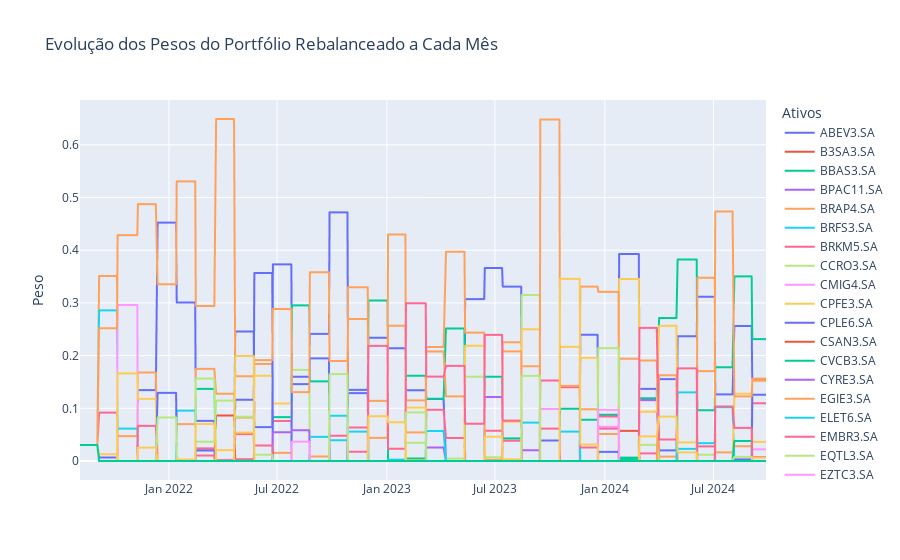
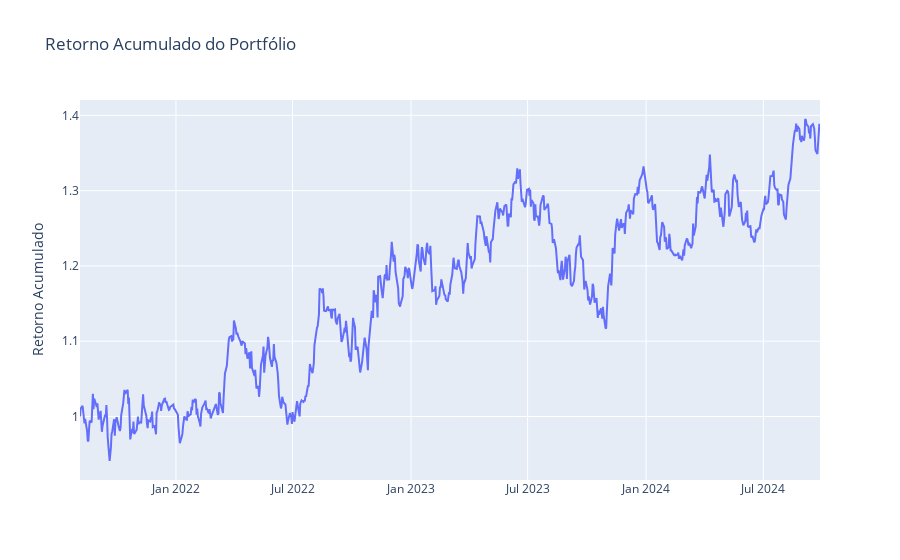
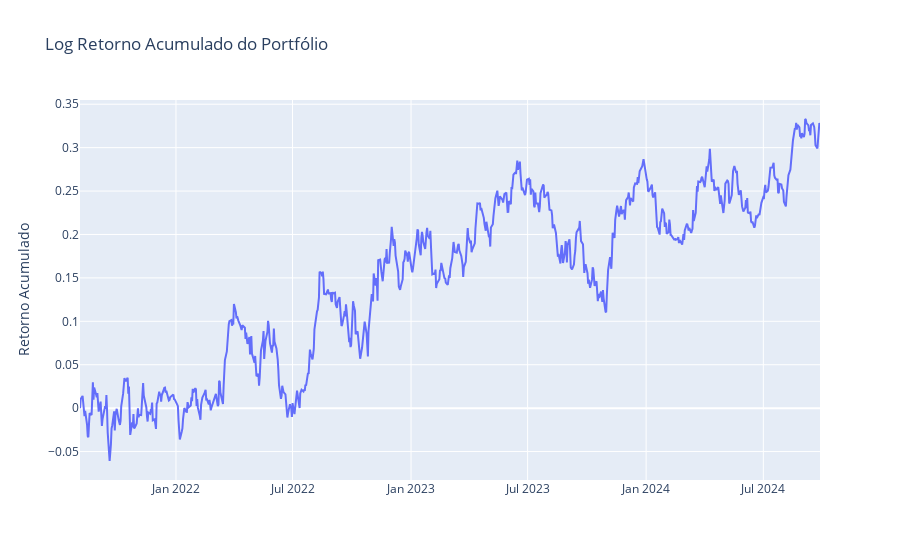
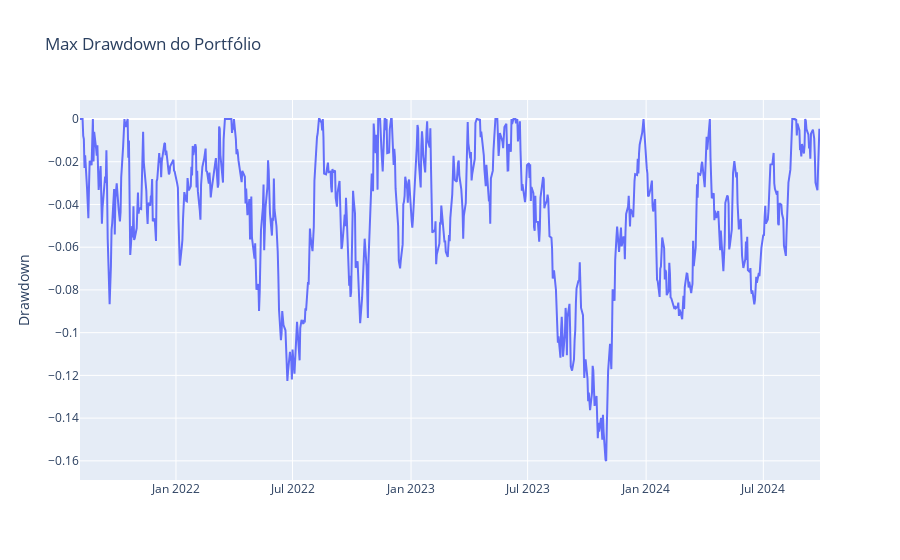

Source (notebook cell) for these figures, in order:
### Markdown cell above
# Execução da Estratégia

### Code cell
# Função para calcular os retornos logarítmicos
def calculate_log_returns(df):
    return np.log(df / df.shift(1)).dropna()

# Função para calcular a volatilidade do portfólio
def portfolio_volatility(weights, cov_matrix):
    return np.sqrt(np.dot(weights.T, np.dot(cov_matrix, weights)))

# Função para otimizar a alocação de pesos minimizando a volatilidade
def minimize_volatility(cov_matrix):
    num_assets = len(cov_matrix)
    args = (cov_matrix,)
    constraints = ({'type': 'eq', 'fun': lambda x: np.sum(x) - 1})
    bounds = tuple((0, 1) for _ in range(num_assets))
    weights = num_assets * [1. / num_assets, ]
    result = minimize(portfolio_volatility, weights, args=args, method='SLSQP', bounds=bounds, constraints=constraints)
    return result.x

# Função para selecionar os 20 melhores ativos com base nos retornos acumulados dos últimos 3 meses
def select_top_assets(log_returns, num_assets=20, period=3):
    # Calcular os retornos acumulados dos últimos 'period' meses
    returns_last_period = (log_returns + 1).rolling(window=period * 22).apply(np.prod, raw=True) - 1
    returns_last_period = returns_last_period.iloc[-1]  # Pega os retornos do último período (último valor da janela)
    # Selecionar os ativos com os maiores retornos acumulados
    top_assets = returns_last_period.nlargest(num_assets).index
    return top_assets

# Df para armazenar o histórico de pesos do portfólio
portfolio_weights = pd.DataFrame(columns=data.columns, index=data.index)

# Retornos logarítmicos
log_returns = calculate_log_returns(data)

# Primeira alocação com pesos iguais
initial_weights = np.array([1 / len(data.columns)] * len(data.columns))
portfolio_weights.iloc[0:22] = initial_weights

# Definindo o rebalanceamento para cada 1 mes
rebalance_period = 1

# Loop para rebalancear o portfólio
for i in range(0, len(log_returns), rebalance_period * 22):  # 22 porque há aproximadamente 22 dias úteis no mês
    if i == 0:
        # Primeira alocação feita com pesos iguais
        continue
    
    # Selecionar os últimos 3 meses de retornos para calcular o desempenho dos ativos
    past_returns = log_returns.iloc[max(0, i - rebalance_period * 22):i]
    if len(past_returns) < rebalance_period * 22:
        # Não realizar mudança se não houver dados suficientes
        continue
    
    # Selecionar as 20 ações com os melhores retornos dos últimos 3 meses
    top_assets = select_top_assets(past_returns, num_assets=20, period=3)
    
    # Calcular a matriz de covariância dos retornos dos 20 melhores ativos
    cov_matrix = past_returns[top_assets].cov()
    
    # Otimizar a alocação de pesos para minimizar a volatilidade usando apenas os 20 melhores ativos
    optimized_weights = minimize_volatility(cov_matrix)
    
    # Expandir os pesos otimizados para incluir todos os ativos, preenchendo com 0 para os não selecionados
    expanded_weights = np.zeros(len(data.columns))
    expanded_weights[data.columns.get_indexer(top_assets)] = optimized_weights
    
    # Aplicar a alocação otimizada a partir do ponto atual até o próximo rebalanceamento
    portfolio_weights.iloc[i:i + rebalance_period * 22] = expanded_weights


# Retorno do portfólio diário
portfolio_daily_returns = (log_returns * portfolio_weights.shift(1)).sum(axis=1)

# Retorno acumulado sem ser logaritmico 'normal'
cumulative_returns_normal = (1 + portfolio_daily_returns).cumprod()

# Cálculo do retorno acumulado logarítmico
cumulative_returns_log = np.log(cumulative_returns_normal.astype(float).replace(0, np.nan))  # Evitar log(0) substituindo 0 por NaN

# Cálculo Max Drawdown
rolling_max = cumulative_returns_normal.cummax()
drawdown = cumulative_returns_normal / rolling_max - 1
max_drawdown = drawdown.min()

print(f'Max Drawdown do Portfólio: {max_drawdown:.2%}')
print(portfolio_weights.tail(5))

# Evolução dos pesos do portfólio ao longo do tempo
fig1 = px.line(portfolio_weights, title='Evolução dos Pesos do Portfólio Rebalanceado a Cada Mês')
fig1.update_layout(
    yaxis_title='Peso',
    xaxis_title='',
    legend_title_text='Ativos'
)
fig1.show()

# Retorno acumulado normal
fig2 = go.Figure()
fig2.add_trace(go.Scatter(
    x=cumulative_returns_normal.index,
    y=cumulative_returns_normal.values,
    mode='lines',
    name='Retorno Acumulado Normal'
))
fig2.update_layout(
    title='Retorno Acumulado do Portfólio',
    xaxis_title='',
    yaxis_title='Retorno Acumulado'
)
fig2.show()

# Retorno acumulado logaritmico
fig4 = go.Figure()
fig4.add_trace(go.Scatter(
    x=cumulative_returns_log.index,
    y=cumulative_returns_log.values,
    mode='lines',
    name='Retorno Acumulado Normal'
))
fig4.update_layout(
    title='Log Retorno Acumulado do Portfólio',
    xaxis_title='',
    yaxis_title='Retorno Acumulado'
)
fig4.show()

# Max Drawdown
fig3 = go.Figure()
fig3.add_trace(go.Scatter(
    x=drawdown.index,
    y=drawdown.values,
    mode='lines',
    name='Max Drawdown'
))
fig3.update_layout(
    title='Max Drawdown do Portfólio',
    xaxis_title='',
    yaxis_title='Drawdown'
)
fig3.show()

display(drawdown)

### Figure 1 — Plotly figure (JSON) as saved in the notebook; plotly's stock layout.template omitted (floating-point values rounded to 4 significant figures; data arrays with more than 128 entries replaced by an {"elided": "..."} marker saying what was removed)
{"data": [{"hovertemplate": "Ticker=ABEV3.SA<br>Date=%{x}<br>value=%{y}<extra></extra>", "legendgroup": "ABEV3.SA", "line": {"color": "#636efa", "dash": "solid"}, "marker": {"symbol": "circle"}, "mode": "lines", "name": "ABEV3.SA", "showlegend": true, "type": "scattergl", "x": {"elided": "788 str values"}, "xaxis": "x", "y": {"elided": "788 float values"}, "yaxis": "y"}, {"hovertemplate": "Ticker=B3SA3.SA<br>Date=%{x}<br>value=%{y}<extra></extra>", "legendgroup": "B3SA3.SA", "line": {"color": "#EF553B", "dash": "solid"}, "marker": {"symbol": "circle"}, "mode": "lines", "name": "B3SA3.SA", "showlegend": true, "type": "scattergl", "x": {"elided": "788 str values"}, "xaxis": "x", "y": {"elided": "788 float values"}, "yaxis": "y"}, {"hovertemplate": "Ticker=BBAS3.SA<br>Date=%{x}<br>value=%{y}<extra></extra>", "legendgroup": "BBAS3.SA", "line": {"color": "#00cc96", "dash": "solid"}, "marker": {"symbol": "circle"}, "mode": "lines", "name": "BBAS3.SA", "showlegend": true, "type": "scattergl", "x": {"elided": "788 str values"}, "xaxis": "x", "y": {"elided": "788 float values"}, "yaxis": "y"}, {"hovertemplate": "Ticker=BPAC11.SA<br>Date=%{x}<br>value=%{y}<extra></extra>", "legendgroup": "BPAC11.SA", "line": {"color": "#ab63fa", "dash": "solid"}, "marker": {"symbol": "circle"}, "mode": "lines", "name": "BPAC11.SA", "showlegend": true, "type": "scattergl", "x": {"elided": "788 str values"}, "xaxis": "x", "y": {"elided": "788 float values"}, "yaxis": "y"}, {"hovertemplate": "Ticker=BRAP4.SA<br>Date=%{x}<br>value=%{y}<extra></extra>", "legendgroup": "BRAP4.SA", "line": {"color": "#FFA15A", "dash": "solid"}, "marker": {"symbol": "circle"}, "mode": "lines", "name": "BRAP4.SA", "showlegend": true, "type": "scattergl", "x": {"elided": "788 str values"}, "xaxis": "x", "y": {"elided": "788 float values"}, "yaxis": "y"}, {"hovertemplate": "Ticker=BRFS3.SA<br>Date=%{x}<br>value=%{y}<extra></extra>", "legendgroup": "BRFS3.SA", "line": {"color": "#19d3f3", "dash": "solid"}, "marker": {"symbol": "circle"}, "mode": "lines", "name": "BRFS3.SA", "showlegend": true, "type": "scattergl", "x": {"elided": "788 str values"}, "xaxis": "x", "y": {"elided": "788 float values"}, "yaxis": "y"}, {"hovertemplate": "Ticker=BRKM5.SA<br>Date=%{x}<br>value=%{y}<extra></extra>", "legendgroup": "BRKM5.SA", "line": {"color": "#FF6692", "dash": "solid"}, "marker": {"symbol": "circle"}, "mode": "lines", "name": "BRKM5.SA", "showlegend": true, "type": "scattergl", "x": {"elided": "788 str values"}, "xaxis": "x", "y": {"elided": "788 float values"}, "yaxis": "y"}, {"hovertemplate": "Ticker=CCRO3.SA<br>Date=%{x}<br>value=%{y}<extra></extra>", "legendgroup": "CCRO3.SA", "line": {"color": "#B6E880", "dash": "solid"}, "marker": {"symbol": "circle"}, "mode": "lines", "name": "CCRO3.SA", "showlegend": true, "type": "scattergl", "x": {"elided": "788 str values"}, "xaxis": "x", "y": {"elided": "788 float values"}, "yaxis": "y"}, {"hovertemplate": "Ticker=CMIG4.SA<br>Date=%{x}<br>value=%{y}<extra></extra>", "legendgroup": "CMIG4.SA", "line": {"color": "#FF97FF", "dash": "solid"}, "marker": {"symbol": "circle"}, "mode": "lines", "name": "CMIG4.SA", "showlegend": true, "type": "scattergl", "x": {"elided": "788 str values"}, "xaxis": "x", "y": {"elided": "788 float values"}, "yaxis": "y"}, {"hovertemplate": "Ticker=CPFE3.SA<br>Date=%{x}<br>value=%{y}<extra></extra>", "legendgroup": "CPFE3.SA", "line": {"color": "#FECB52", "dash": "solid"}, "marker": {"symbol": "circle"}, "mode": "lines", "name": "CPFE3.SA", "showlegend": true, "type": "scattergl", "x": {"elided": "788 str values"}, "xaxis": "x", "y": {"elided": "788 float values"}, "yaxis": "y"}, {"hovertemplate": "Ticker=CPLE6.SA<br>Date=%{x}<br>value=%{y}<extra></extra>", "legendgroup": "CPLE6.SA", "line": {"color": "#636efa", "dash": "solid"}, "marker": {"symbol": "circle"}, "mode": "lines", "name": "CPLE6.SA", "showlegend": true, "type": "scattergl", "x": {"elided": "788 str values"}, "xaxis": "x", "y": {"elided": "788 float values"}, "yaxis": "y"}, {"hovertemplate": "Ticker=CSAN3.SA<br>Date=%{x}<br>value=%{y}<extra></extra>", "legendgroup": "CSAN3.SA", "line": {"color": "#EF553B", "dash": "solid"}, "marker": {"symbol": "circle"}, "mode": "lines", "name": "CSAN3.SA", "showlegend": true, "type": "scattergl", "x": {"elided": "788 str values"}, "xaxis": "x", "y": {"elided": "788 float values"}, "yaxis": "y"}, {"hovertemplate": "Ticker=CVCB3.SA<br>Date=%{x}<br>value=%{y}<extra></extra>", "legendgroup": "CVCB3.SA", "line": {"color": "#00cc96", "dash": "solid"}, "marker": {"symbol": "circle"}, "mode": "lines", "name": "CVCB3.SA", "showlegend": true, "type": "scattergl", "x": {"elided": "788 str values"}, "xaxis": "x", "y": {"elided": "788 float values"}, "yaxis": "y"}, {"hovertemplate": "Ticker=CYRE3.SA<br>Date=%{x}<br>value=%{y}<extra></extra>", "legendgroup": "CYRE3.SA", "line": {"color": "#ab63fa", "dash": "solid"}, "marker": {"symbol": "circle"}, "mode": "lines", "name": "CYRE3.SA", "showlegend": true, "type": "scattergl", "x": {"elided": "788 str values"}, "xaxis": "x", "y": {"elided": "788 float values"}, "yaxis": "y"}, {"hovertemplate": "Ticker=EGIE3.SA<br>Date=%{x}<br>value=%{y}<extra></extra>", "legendgroup": "EGIE3.SA", "line": {"color": "#FFA15A", "dash": "solid"}, "marker": {"symbol": "circle"}, "mode": "lines", "name": "EGIE3.SA", "showlegend": true, "type": "scattergl", "x": {"elided": "788 str values"}, "xaxis": "x", "y": {"elided": "788 float values"}, "yaxis": "y"}, {"hovertemplate": "Ticker=ELET6.SA<br>Date=%{x}<br>value=%{y}<extra></extra>", "legendgroup": "ELET6.SA", "line": {"color": "#19d3f3", "dash": "solid"}, "marker": {"symbol": "circle"}, "mode": "lines", "name": "ELET6.SA", "showlegend": true, "type": "scattergl", "x": {"elided": "788 str values"}, "xaxis": "x", "y": {"elided": "788 float values"}, "yaxis": "y"}, {"hovertemplate": "Ticker=EMBR3.SA<br>Date=%{x}<br>value=%{y}<extra></extra>", "legendgroup": "EMBR3.SA", "line": {"color": "#FF6692", "dash": "solid"}, "marker": {"symbol": "circle"}, "mode": "lines", "name": "EMBR3.SA", "showlegend": true, "type": "scattergl", "x": {"elided": "788 str values"}, "xaxis": "x", "y": {"elided": "788 float values"}, "yaxis": "y"}, {"hovertemplate": "Ticker=EQTL3.SA<br>Date=%{x}<br>value=%{y}<extra></extra>", "legendgroup": "EQTL3.SA", "line": {"color": "#B6E880", "dash": "solid"}, "marker": {"symbol": "circle"}, "mode": "lines", "name": "EQTL3.SA", "showlegend": true, "type": "scattergl", "x": {"elided": "788 str values"}, "xaxis": "x", "y": {"elided": "788 float values"}, "yaxis": "y"}, {"hovertemplate": "Ticker=EZTC3.SA<br>Date=%{x}<br>value=%{y}<extra></extra>", "legendgroup": "EZTC3.SA", "line": {"color": "#FF97FF", "dash": "solid"}, "marker": {"symbol": "circle"}, "mode": "lines", "name": "EZTC3.SA", "showlegend": true, "type": "scattergl", "x": {"elided": "788 str values"}, "xaxis": "x", "y": {"elided": "788 float values"}, "yaxis": "y"}, {"hovertemplate": "Ticker=GGBR4.SA<br>Date=%{x}<br>value=%{y}<extra></extra>", "legendgroup": "GGBR4.SA", "line": {"color": "#FECB52", "dash": "solid"}, "marker": {"symbol": "circle"}, "mode": "lines", "name": "GGBR4.SA", "showlegend": true, "type": "scattergl", "x": {"elided": "788 str values"}, "xaxis": "x", "y": {"elided": "788 float values"}, "yaxis": "y"}, {"hovertemplate": "Ticker=GOAU4.SA<br>Date=%{x}<br>value=%{y}<extra></extra>", "legendgroup": "GOAU4.SA", "line": {"color": "#636efa", "dash": "solid"}, "marker": {"symbol": "circle"}, "mode": "lines", "name": "GOAU4.SA", "showlegend": true, "type": "scattergl", "x": {"elided": "788 str values"}, "xaxis": "x", "y": {"elided": "788 float values"}, "yaxis": "y"}, {"hovertemplate": "Ticker=HYPE3.SA<br>Date=%{x}<br>value=%{y}<extra></extra>", "legendgroup": "HYPE3.SA", "line": {"color": "#EF553B", "dash": "solid"}, "marker": {"symbol": "circle"}, "mode": "lines", "name": "HYPE3.SA", "showlegend": true, "type": "scattergl", "x": {"elided": "788 str values"}, "xaxis": "x", "y": {"elided": "788 float values"}, "yaxis": "y"}, {"hovertemplate": "Ticker=ITUB4.SA<br>Date=%{x}<br>value=%{y}<extra></extra>", "legendgroup": "ITUB4.SA", "line": {"color": "#00cc96", "dash": "solid"}, "marker": {"symbol": "circle"}, "mode": "lines", "name": "ITUB4.SA", "showlegend": true, "type": "scattergl", "x": {"elided": "788 str values"}, "xaxis": "x", "y": {"elided": "788 float values"}, "yaxis": "y"}, {"hovertemplate": "Ticker=JBSS3.SA<br>Date=%{x}<br>value=%{y}<extra></extra>", "legendgroup": "JBSS3.SA", "line": {"color": "#ab63fa", "dash": "solid"}, "marker": {"symbol": "circle"}, "mode": "lines", "name": "JBSS3.SA", "showlegend": true, "type": "scattergl", "x": {"elided": "788 str values"}, "xaxis": "x", "y": {"elided": "788 float values"}, "yaxis": "y"}, {"hovertemplate": "Ticker=MGLU3.SA<br>Date=%{x}<br>value=%{y}<extra></extra>", "legendgroup": "MGLU3.SA", "line": {"color": "#FFA15A", "dash": "solid"}, "marker": {"symbol": "circle"}, "mode": "lines", "name": "MGLU3.SA", "showlegend": true, "type": "scattergl", "x": {"elided": "788 str values"}, "xaxis": "x", "y": {"elided": "788 float values"}, "yaxis": "y"}, {"hovertemplate": "Ticker=PETR4.SA<br>Date=%{x}<br>value=%{y}<extra></extra>", "legendgroup": "PETR4.SA", "line": {"color": "#19d3f3", "dash": "solid"}, "marker": {"symbol": "circle"}, "mode": "lines", "name": "PETR4.SA", "showlegend": true, "type": "scattergl", "x": {"elided": "788 str values"}, "xaxis": "x", "y": {"elided": "788 float values"}, "yaxis": "y"}, {"hovertemplate": "Ticker=RAIZ4.SA<br>Date=%{x}<br>value=%{y}<extra></extra>", "legendgroup": "RAIZ4.SA", "line": {"color": "#FF6692", "dash": "solid"}, "marker": {"symbol": "circle"}, "mode": "lines", "name": "RAIZ4.SA", "showlegend": true, "type": "scattergl", "x": {"elided": "788 str values"}, "xaxis": "x", "y": {"elided": "788 float values"}, "yaxis": "y"}, {"hovertemplate": "Ticker=RDOR3.SA<br>Date=%{x}<br>value=%{y}<extra></extra>", "legendgroup": "RDOR3.SA", "line": {"color": "#B6E880", "dash": "solid"}, "marker": {"symbol": "circle"}, "mode": "lines", "name": "RDOR3.SA", "showlegend": true, "type": "scattergl", "x": {"elided": "788 str values"}, "xaxis": "x", "y": {"elided": "788 float values"}, "yaxis": "y"}, {"hovertemplate": "Ticker=SUZB3.SA<br>Date=%{x}<br>value=%{y}<extra></extra>", "legendgroup": "SUZB3.SA", "line": {"color": "#FF97FF", "dash": "solid"}, "marker": {"symbol": "circle"}, "mode": "lines", "name": "SUZB3.SA", "showlegend": true, "type": "scattergl", "x": {"elided": "788 str values"}, "xaxis": "x", "y": {"elided": "788 float values"}, "yaxis": "y"}, {"hovertemplate": "Ticker=TIMS3.SA<br>Date=%{x}<br>value=%{y}<extra></extra>", "legendgroup": "TIMS3.SA", "line": {"color": "#FECB52", "dash": "solid"}, "marker": {"symbol": "circle"}, "mode": "lines", "name": "TIMS3.SA", "showlegend": true, "type": "scattergl", "x": {"elided": "788 str values"}, "xaxis": "x", "y": {"elided": "788 float values"}, "yaxis": "y"}, {"hovertemplate": "Ticker=TOTS3.SA<br>Date=%{x}<br>value=%{y}<extra></extra>", "legendgroup": "TOTS3.SA", "line": {"color": "#636efa", "dash": "solid"}, "marker": {"symbol": "circle"}, "mode": "lines", "name": "TOTS3.SA", "showlegend": true, "type": "scattergl", "x": {"elided": "788 str values"}, "xaxis": "x", "y": {"elided": "788 float values"}, "yaxis": "y"}, {"hovertemplate": "Ticker=VALE3.SA<br>Date=%{x}<br>value=%{y}<extra></extra>", "legendgroup": "VALE3.SA", "line": {"color": "#EF553B", "dash": "solid"}, "marker": {"symbol": "circle"}, "mode": "lines", "name": "VALE3.SA", "showlegend": true, "type": "scattergl", "x": {"elided": "788 str values"}, "xaxis": "x", "y": {"elided": "788 float values"}, "yaxis": "y"}, {"hovertemplate": "Ticker=VIVT3.SA<br>Date=%{x}<br>value=%{y}<extra></extra>", "legendgroup": "VIVT3.SA", "line": {"color": "#00cc96", "dash": "solid"}, "marker": {"symbol": "circle"}, "mode": "lines", "name": "VIVT3.SA", "showlegend": true, "type": "scattergl", "x": {"elided": "788 str values"}, "xaxis": "x", "y": {"elided": "788 float values"}, "yaxis": "y"}], "layout": {"legend": {"title": {"text": "Ativos"}, "tracegroupgap": 0}, "title": {"text": "Evolução dos Pesos do Portfólio Rebalanceado a Cada Mês"}, "xaxis": {"anchor": "y", "domain": [0, 1], "title": {"text": ""}}, "yaxis": {"anchor": "x", "domain": [0, 1], "title": {"text": "Peso"}}}}

### Figure 2 — Plotly figure (JSON) as saved in the notebook; plotly's stock layout.template omitted (floating-point values rounded to 4 significant figures; data arrays with more than 128 entries replaced by an {"elided": "..."} marker saying what was removed)
{"data": [{"mode": "lines", "name": "Retorno Acumulado Normal", "type": "scatter", "x": {"elided": "788 str values"}, "y": {"elided": "788 float values"}}], "layout": {"title": {"text": "Retorno Acumulado do Portfólio"}, "xaxis": {"title": {"text": ""}}, "yaxis": {"title": {"text": "Retorno Acumulado"}}}}

### Figure 3 — Plotly figure (JSON) as saved in the notebook; plotly's stock layout.template omitted (floating-point values rounded to 4 significant figures; data arrays with more than 128 entries replaced by an {"elided": "..."} marker saying what was removed)
{"data": [{"mode": "lines", "name": "Retorno Acumulado Normal", "type": "scatter", "x": {"elided": "788 str values"}, "y": {"elided": "788 float values"}}], "layout": {"title": {"text": "Log Retorno Acumulado do Portfólio"}, "xaxis": {"title": {"text": ""}}, "yaxis": {"title": {"text": "Retorno Acumulado"}}}}

### Figure 4 — Plotly figure (JSON) as saved in the notebook; plotly's stock layout.template omitted (floating-point values rounded to 4 significant figures; data arrays with more than 128 entries replaced by an {"elided": "..."} marker saying what was removed)
{"data": [{"mode": "lines", "name": "Max Drawdown", "type": "scatter", "x": {"elided": "788 str values"}, "y": {"elided": "788 float values"}}], "layout": {"title": {"text": "Max Drawdown do Portfólio"}, "xaxis": {"title": {"text": ""}}, "yaxis": {"title": {"text": "Drawdown"}}}}
